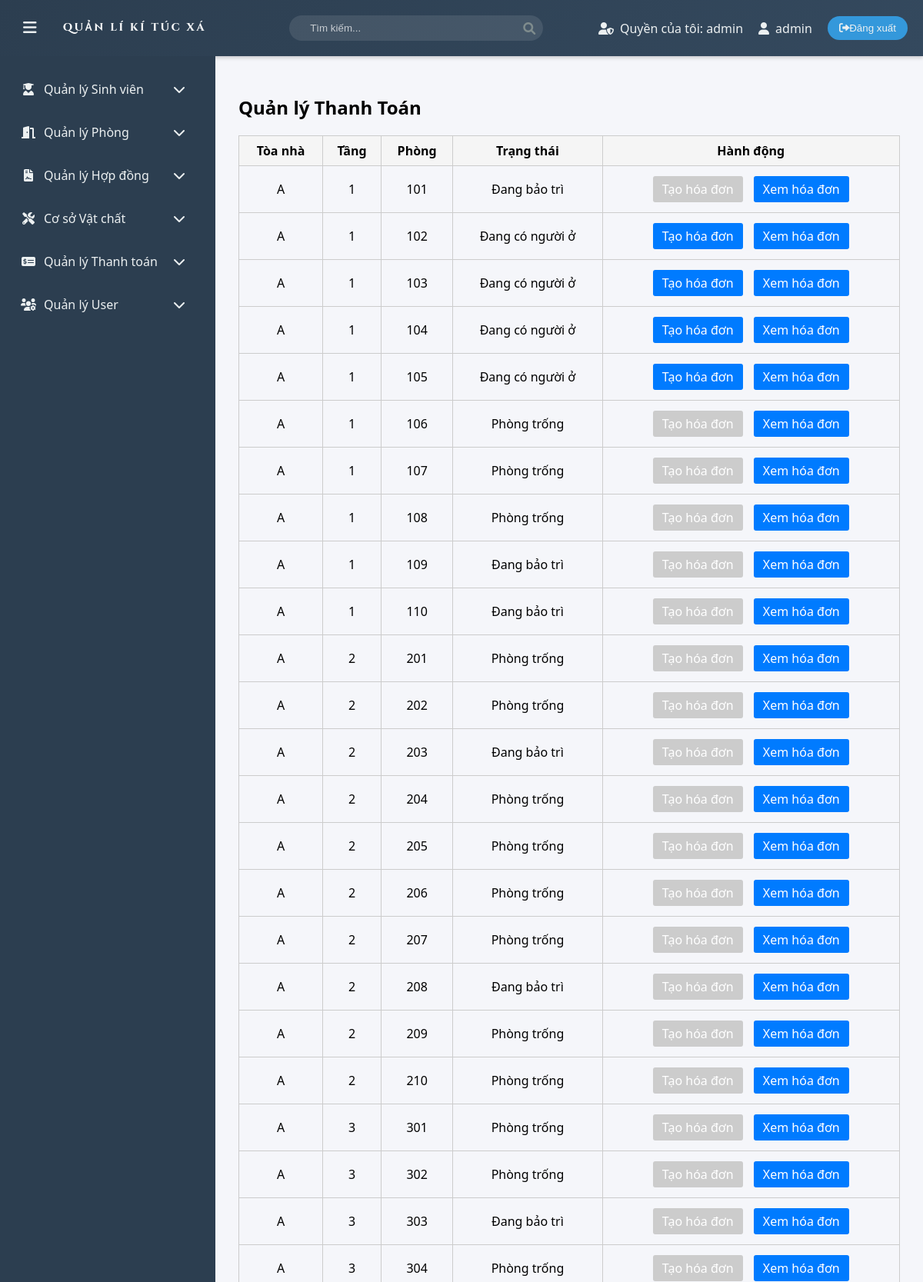
Screenshot of /php/admin/payments_list.php (signed in, upper part) with the database file from the repository.
### tables this page shows
CREATE TABLE Rooms (
    room_id INT AUTO_INCREMENT PRIMARY KEY,
    room_code VARCHAR(50) UNIQUE NOT NULL,
    building VARCHAR(1) NOT NULL,
    floor INT NOT NULL,
    room_number VARCHAR(10) NOT NULL,
    capacity ENUM('2', '4', '8') NOT NULL,
    status ENUM('available', 'occupied', 'maintenance') DEFAULT 'available',
    price DECIMAL(10,2) NOT NULL
);

### php/admin/payments_list.php (the view, shortened to what this page needs)
<?php
include '../config/db_connect.php';
$sql_rooms = "SELECT * FROM Rooms ORDER BY building, floor, room_number";
$result_rooms = $conn->query($sql_rooms);
?>
<!DOCTYPE html>
<html lang="vi">
<head>
    <link rel="stylesheet" href="../../assets/css/main.css">
    <link rel="stylesheet" href="../../assets/css/payments.css">
    <link rel="stylesheet" href="https://cdnjs.cloudflare.com/ajax/libs/font-awesome/6.0.0/css/all.min.css">
</head>
<body>
    <?php include 'layout/header.php'; ?>
    <div class="container">
        <?php include 'layout/menu.php'; ?>
        <main class="content">
            <div class="payments-list-container">
                <h2>Quản lý Thanh Toán</h2>
                <table>
                    <thead>
                        <tr>
                            <th>Tòa nhà</th>
                            <th>Tầng</th>
                            <th>Phòng</th>
                            <th>Trạng thái</th>
                            <th>Hành động</th>
                        </tr>
                    </thead>
                    <tbody>
                        <?php while ($room = $result_rooms->fetch_assoc()): ?>
                            <tr>
                                <td><?php echo htmlspecialchars($room['building']); ?></td>
                                <td><?php echo htmlspecialchars($room['floor']); ?></td>
                                <td><?php echo htmlspecialchars($room['room_number']); ?></td>
                                <td><?php echo htmlspecialchars($room['status'] == 'occupied' ? 'Đang có người ở' : ($room['status'] == 'available' ? 'Phòng trống' : 'Đang bảo trì')); ?></td>
                                <td>
                                    <?php if ($room['status'] == 'occupied'): ?>
                                        <a href="add_payment.php?room_id=<?php echo $room['room_id']; ?>" class="add-btn">Tạo hóa đơn</a>
                                    <?php else: ?>
                                        <span class="disabled-btn">Tạo hóa đơn</span>
                                    <?php endif; ?>
                                    <a href="view_payments.php?room_id=<?php echo $room['room_id']; ?>" class="view-btn">Xem hóa đơn</a>
                                </td>
                            </tr>
                        <?php endwhile; ?>
                    </tbody>
                </table>
            </div>
        </main>
    </div>
</body>
</html>

### assets/css/main.css (style rules this page uses)
:root { --primary-color: #2c3e50; --secondary-color: #34495e; --accent-color: #3498db; --text-color: #ecf0f1; --hover-color: #2980b9; --transition-speed: 0.3s; }
body { font-family: 'Segoe UI', Tahoma, Geneva, Verdana, sans-serif; margin: 0; padding: 0; background-color: #f5f6fa; }
.container { display: flex; min-height: calc(100vh - 70px); }
.content { flex-grow: 1; padding: 30px; transition: var(--transition-speed); }

### assets/css/payments.css (style rules this page uses)
.payments-list-container table, .payments-history-container table { width: 100%; border-collapse: collapse; margin-top: 15px; }
.payments-list-container th, .payments-list-container td, .payments-history-container th, .payments-history-container td { border: 1px solid #ccc; padding: 8px; text-align: center; }
.payments-list-container th, .payments-history-container th { background-color: #f5f5f5; }
.add-btn, .view-btn, .back-btn { display: inline-block; padding: 6px 12px; margin: 5px; background-color: #007bff; color: #fff; text-decoration: none; border-radius: 3px; }
.disabled-btn { display: inline-block; padding: 6px 12px; margin: 5px; background-color: #ccc; color: #fff; text-decoration: none; border-radius: 3px; cursor: not-allowed; }

### rows the page displays
rooms: building "A", floor "1", room_number "101", status "Đang bảo trì", shows "Tạo hóa đơn"
rooms: building "A", floor "1", room_number "102", status "Đang có người ở"
rooms: building "A", floor "1", room_number "103", status "Đang có người ở"
rooms: building "A", floor "1", room_number "104", status "Đang có người ở"
rooms: building "A", floor "1", room_number "105", status "Đang có người ở"
rooms: building "A", floor "1", room_number "106", status "Phòng trống", shows "Tạo hóa đơn"
rooms: building "A", floor "1", room_number "107", status "Phòng trống", shows "Tạo hóa đơn"
rooms: building "A", floor "1", room_number "108", status "Phòng trống", shows "Tạo hóa đơn"
rooms: building "A", floor "1", room_number "109", status "Đang bảo trì", shows "Tạo hóa đơn"
rooms: building "A", floor "1", room_number "110", status "Đang bảo trì", shows "Tạo hóa đơn"
rooms: building "A", floor "2", room_number "201", status "Phòng trống", shows "Tạo hóa đơn"
rooms: building "A", floor "2", room_number "202", status "Phòng trống", shows "Tạo hóa đơn"
rooms: building "A", floor "2", room_number "203", status "Đang bảo trì", shows "Tạo hóa đơn"
rooms: building "A", floor "2", room_number "204", status "Phòng trống", shows "Tạo hóa đơn"
rooms: building "A", floor "2", room_number "205", status "Phòng trống", shows "Tạo hóa đơn"
rooms: building "A", floor "2", room_number "206", status "Phòng trống", shows "Tạo hóa đơn"
rooms: building "A", floor "2", room_number "207", status "Phòng trống", shows "Tạo hóa đơn"
rooms: building "A", floor "2", room_number "208", status "Đang bảo trì", shows "Tạo hóa đơn"
rooms: building "A", floor "2", room_number "209", status "Phòng trống", shows "Tạo hóa đơn"
rooms: building "A", floor "2", room_number "210", status "Phòng trống", shows "Tạo hóa đơn"
rooms: building "A", floor "3", room_number "301", status "Phòng trống", shows "Tạo hóa đơn"
rooms: building "A", floor "3", room_number "302", status "Phòng trống", shows "Tạo hóa đơn"
rooms: building "A", floor "3", room_number "303", status "Đang bảo trì", shows "Tạo hóa đơn"
rooms: building "A", floor "3", room_number "304", status "Phòng trống", shows "Tạo hóa đơn"

### other values shown
$role "admin"
$username "admin"
